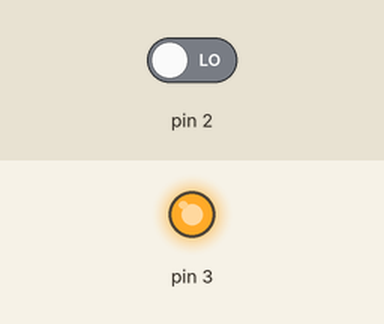
Recording of a sketch running on a simulated Arduino Uno, built with avr-gcc and run on an emulated ATmega328P. On the bench: output pins drawn as LEDs (lit = HIGH). The inputs (shaded band) are chosen by the test bench; at power-on: pin 2 LOW.

Above: at 1.2 s.
1.3 s: pin 2 driven HIGH
At 2.5 s:
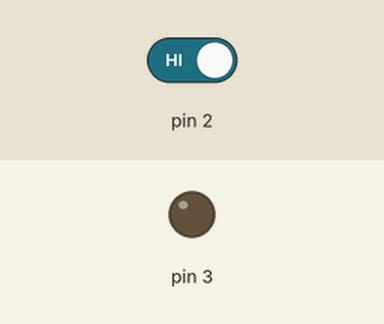
2.8 s: pin 2 driven LOW
At 3.6 s:
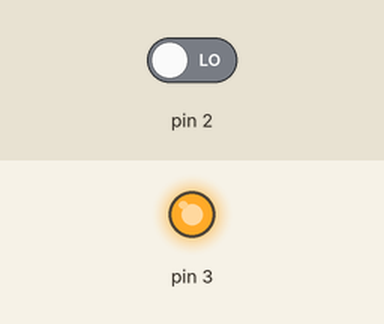
Timing chart, 0 to 5.8 s (numbered marks = the images above; inputs shaded):
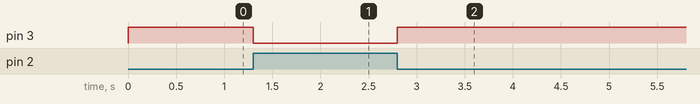

The sketch:

switch.ino
```cpp
void setup() {
  pinMode(2, INPUT);
  pinMode(3, OUTPUT);
}

void loop() {
  if (digitalRead(2) == HIGH) {
    digitalWrite(3, LOW);
  } else {
    digitalWrite(3, HIGH);
  }
}
```

Measured:
- after the input at 1.3 s, pin 3: HIGH → LOW at once
- after the input at 2.8 s, pin 3: LOW → HIGH at once
